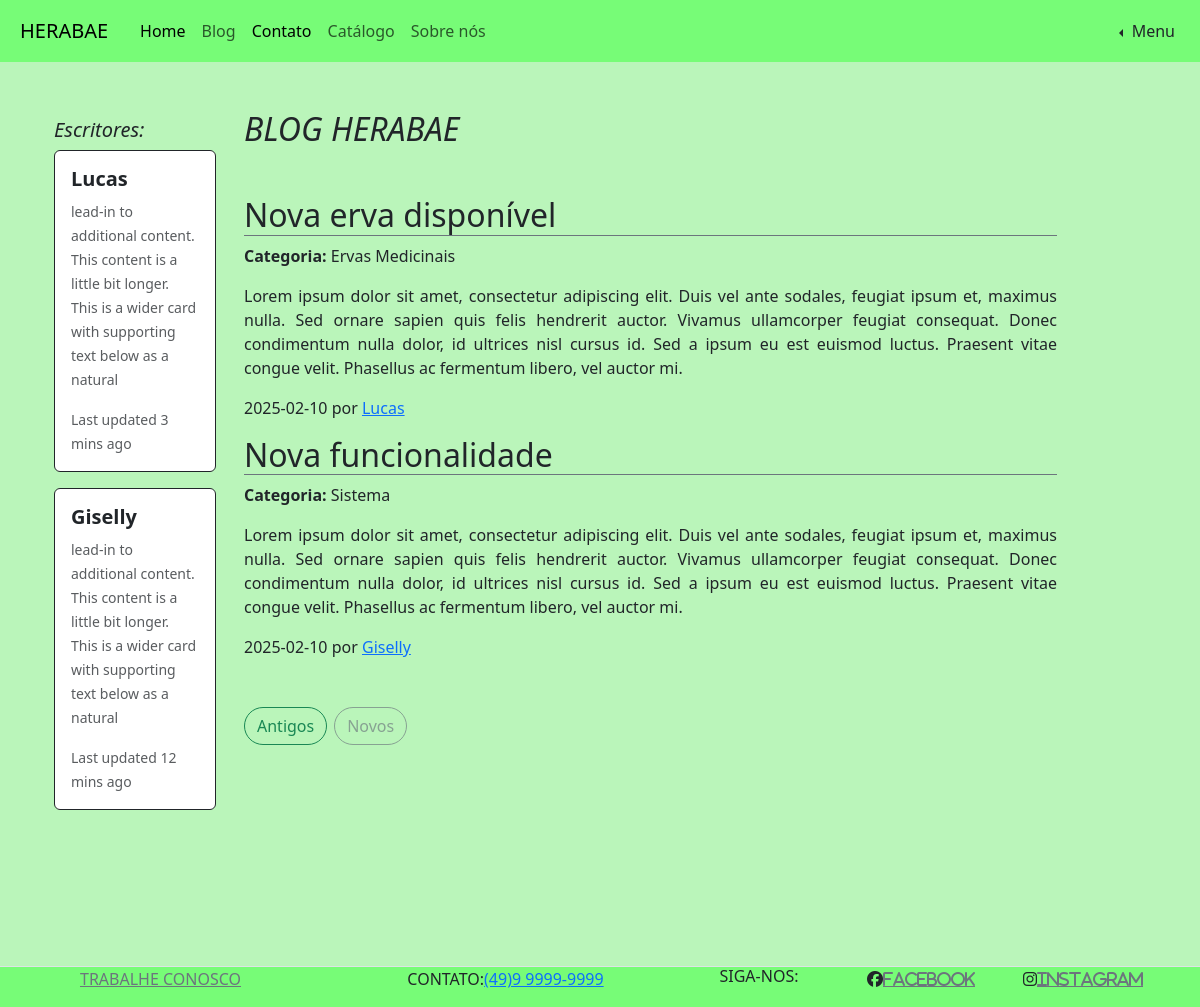
Page /php/pages/blog.php (signed in) on the committed database.
### tables this page shows
CREATE TABLE IF NOT EXISTS `post` (
  `id` int NOT NULL AUTO_INCREMENT,
  `name` varchar(50) NOT NULL DEFAULT '',
  `description` text NOT NULL,
  `date` date NOT NULL,
  `category` varchar(50) NOT NULL DEFAULT '',
  `author` varchar(50) NOT NULL DEFAULT '',
  PRIMARY KEY (`id`)
);

### php/admin/db.class.php (called while the page is built, shortened)
<?php
class db
{
    private $host = "localhost";
    private $user = "root";
    private $password = "";
    private $port = "3306";
    private $table_name;
    private $dbname = "db_site_venda_ervas";
    public function __construct($table_name)
    {
        $this->table_name = $table_name;
    }
    function conn()
    {
        try {
            $conn = new PDO(
                "mysql:host=$this->host;dbname=$this->dbname;port=$this->port",
                $this->user,
                $this->password,
                [
                    PDO::ATTR_ERRMODE,
                    PDO::ERRMODE_EXCEPTION,
                    PDO::MYSQL_ATTR_INIT_COMMAND => " SET NAMES utf8"
                ]
            );
            return $conn;
        } catch (PDOException $e) {
            echo "Erro: " . $e->getMessage();
        }
    }
    public function all($table_name = null)
    {
        $table_name = !empty($table_name) ? $table_name : $this->table_name;
        $conn = $this->conn();
        $sql = "SELECT * FROM $table_name";
        $stmt = $conn->prepare($sql);
        $stmt->execute();
        return $stmt->fetchALL(PDO::FETCH_CLASS);
    }
}

### php/pages/blog.php (the view)
<?php
include "../base/header.php";
include "../admin/db.class.php";
    $db = new db("post");
    $db->checkLogin();
    $posts = $db->all();
    ?>
<div class="container mt-5 mr-4 ml-4">
        <div class="row gap-1">
            <aside class="col-2 mr-0">
                <div class="position-sticky mt-2 top-0">
                    <h2 class="lead fst-italic">Escritores:</h2>
                    <div class="card mb-3 border-dark">
                        <div class="card-body">
                            <h5 class="card-title fw-bold">Lucas</h5>
                            <p class="card-text"><small class="text-body-secondary">
                                    lead-in to additional content. This content is a little bit longer.
                                    This is a wider card with supporting text below as a natural
                                </small>
                            </p>
                            <p class="card-text"><small class="text-muted">Last updated 3 mins ago</small>
                            </p>
                        </div>
                    </div>
                    <div class="card mb-3 border-dark">
                        <div class="card-body">
                            <h5 class="card-title fw-bold">Giselly</h5>
                            <p class="card-text"><small class="text-body-secondary">
                                    lead-in to additional content. This content is a little bit longer.
                                    This is a wider card with supporting text below as a natural
                                </small>
                            </p>
                            <p class="card-text"><small class="text-muted">Last updated 12 mins ago</small>
                            </p>
                        </div>
                    </div>
                </div>
            </aside>
            <div class="col-9">
                <h2 class="pb-4 mb-4 fst-italic border-botton">BLOG HERABAE</h2>
                <?php foreach ($posts as $post): ?>
                <article class="blog-post mb-3">
                    <h2 class="blog-post-title border-bottom border-secondary"><?php echo htmlspecialchars($post->name); ?></h2>
                    <p class="blog-post-category"><strong>Categoria:</strong> <?php echo htmlspecialchars($post->category); ?></p>
                    <p style="text-align:justify"><?php echo nl2br(htmlspecialchars($post->description)); ?></p>
                <p class="blog-post-meta"><?php echo htmlspecialchars($post->date); ?> por <a href="#"><?php echo htmlspecialchars($post->author); ?></a></p>
                </article>
                <?php endforeach; ?>
                <div class="input-group gap-2 mt-5 mb-5">
                    <button class="rounded-5 btn btn-outline-success" href="#">Antigos</button>
                    <button class="rounded-5 btn btn-outline-secondary" disabled href="#">Novos</button>
                </div>
            </div>
        </div>
    </div>
<?php include "../base/footer.php";?>

### rows in the picture
post: name "Nova erva disponível", category "Ervas Medicinais", description "Lorem ipsum dolor sit amet, consectetur adipiscing elit. Duis vel ante sodales, feugiat ipsum et, maximus nulla. Sed ornare sapien quis felis hendrerit auctor. Vivamus ullamcorper feugiat consequat. Donec condimentum nulla dolor, id ultrices nisl cursus id. Sed a ipsum eu est euismod luctus. Praesent vitae congue velit. Phasellus ac fermentum libero, vel auctor mi.", date "2025-02-10", author "Lucas"
post: name "Nova funcionalidade", category "Sistema", description "Lorem ipsum dolor sit amet, consectetur adipiscing elit. Duis vel ante sodales, feugiat ipsum et, maximus nulla. Sed ornare sapien quis felis hendrerit auctor. Vivamus ullamcorper feugiat consequat. Donec condimentum nulla dolor, id ultrices nisl cursus id. Sed a ipsum eu est euismod luctus. Praesent vitae congue velit. Phasellus ac fermentum libero, vel auctor mi.", date "2025-02-10", author "Giselly"
